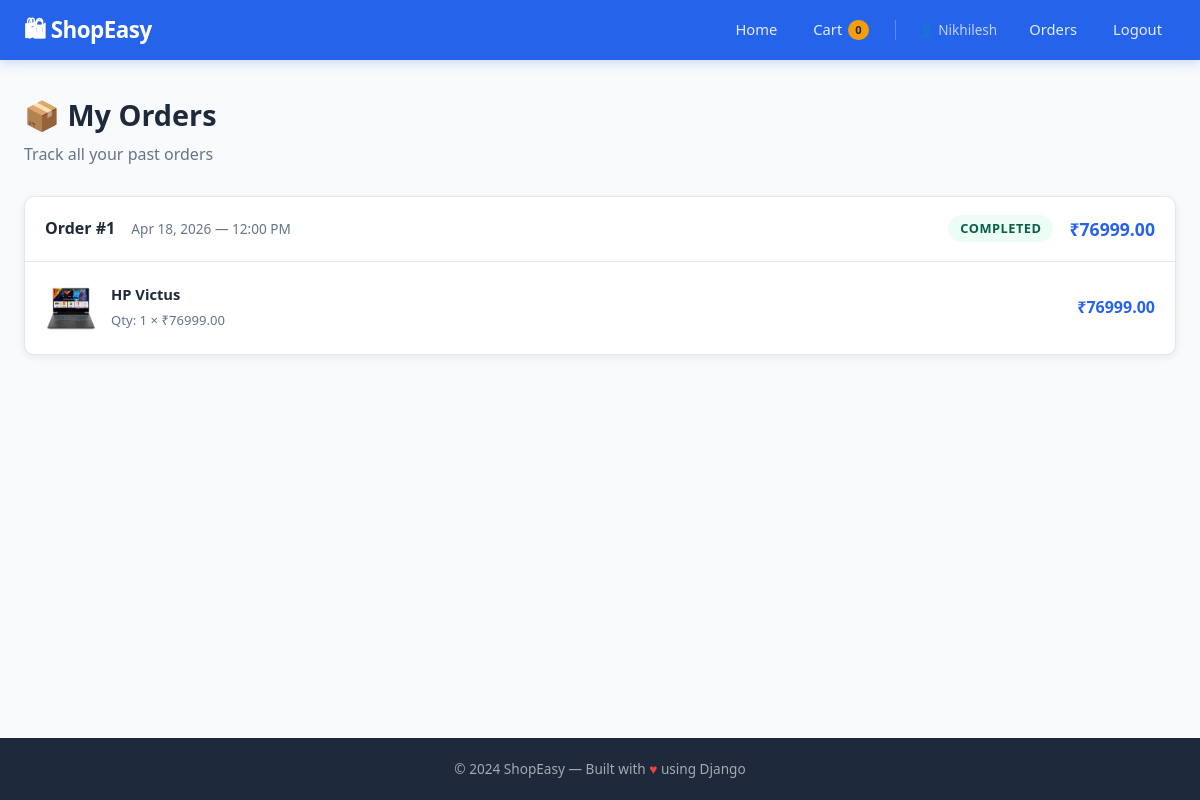
Page /orders/ (signed in) on the committed database.
### store/models.py (models this page shows, shortened)
class Order(models.Model):
    STATUS_CHOICES = [
        ('pending', 'Pending'),
        ('completed', 'Completed'),
        ('cancelled', 'Cancelled'),
    ]
    user = models.ForeignKey(User, on_delete=models.CASCADE)
    created_at = models.DateTimeField(auto_now_add=True)
    status = models.CharField(max_length=20, choices=STATUS_CHOICES, default='pending')
    total_price = models.DecimalField(max_digits=10, decimal_places=2, default=0)

class OrderItem(models.Model):
    order = models.ForeignKey(Order, related_name='items', on_delete=models.CASCADE)
    product = models.ForeignKey(Product, on_delete=models.CASCADE)
    quantity = models.IntegerField(default=1)
    price = models.DecimalField(max_digits=10, decimal_places=2)
    def get_total_price(self):
        return self.price * self.quantity

class Product(models.Model):
    name = models.CharField(max_length=200)
    description = models.TextField()
    price = models.DecimalField(max_digits=10, decimal_places=2)
    image = models.ImageField(upload_to='products/', blank=True, null=True)
    stock = models.IntegerField(default=10)
    created_at = models.DateTimeField(auto_now_add=True)
    @property
    def image_url(self):
        if self.image:
            return self.image.url
        return f"https://picsum.photos/seed/{self.id}/400/300"

### store/views.py (the view)
# urls.py: path('orders/', views.orders, name='orders'),
@login_required
def orders(request):
    user_orders = Order.objects.filter(user=request.user).order_by('-created_at')
    return render(request, 'store/orders.html', {'orders': user_orders})

### store/context_processors.py (called while the page is built)
def cart_count(request):
    cart = request.session.get('cart', {})
    count = sum(item['quantity'] for item in cart.values())
    return {'cart_count': count}

### store/templates/store/orders.html (shortened to what this page needs)
{% extends 'store/base.html' %}
{% block content %}
<div class="page-header">
    <h1>📦 My Orders</h1>
    <p>Track all your past orders</p>
</div>
{% if orders %}
    {% for order in orders %}
    <div class="order-card card">
        <div class="order-header">
            <div>
                <span class="order-id">Order #{{ order.id }}</span>
                <span class="order-date">{{ order.created_at|date:"M d, Y — g:i A" }}</span>
            </div>
            <div class="order-right">
                <span class="status-badge status-{{ order.status }}">{{ order.get_status_display }}</span>
                <span class="order-total">₹{{ order.total_price }}</span>
            </div>
        </div>
        <div class="order-items">
            {% for item in order.items.all %}
            <div class="order-item">
                <img src="{{ item.product.image_url }}" alt="{{ item.product.name }}">
                <div class="item-details">
                    <strong>{{ item.product.name }}</strong>
                    <span class="item-meta">Qty: {{ item.quantity }} × ₹{{ item.price }}</span>
                </div>
                <span class="item-subtotal">₹{{ item.get_total_price }}</span>
            </div>
            {% endfor %}
        </div>
    </div>
    {% endfor %}
{% endif %}
{% endblock %}

### store/templates/store/base.html (shortened to what this page needs)
<!DOCTYPE html>
<html lang="en">
<head>
    {% load static %}
</head>
<body>
<nav>
    <a href="{% url 'home' %}" class="nav-brand">🛍 ShopEasy</a>
    <div class="nav-links">
        <a href="{% url 'home' %}">Home</a>
        <a href="{% url 'cart' %}" class="cart-badge">
            Cart <span class="badge">{{ cart_count }}</span>
        </a>
        {% if user.is_authenticated %}
            <span class="user-info">👤 {{ user.username }}</span>
            <a href="{% url 'orders' %}">Orders</a>
            <a href="{% url 'logout' %}">Logout</a>
        {% else %}
            <a href="{% url 'login' %}">Login</a>
            <a href="{% url 'register' %}">Register</a>
        {% endif %}
    </div>
</nav>
<main>{% block content %}{% endblock %}</main>
<footer>
    <p>© 2024 ShopEasy — Built with <span>♥</span> using Django</p>
</footer>
</body>
</html>

### store/templates/store/base.html (style rules this page uses)
*, *::before, *::after { box-sizing: border-box; margin: 0; padding: 0; }
:root { --primary: #2563eb; --primary-dark: #1d4ed8; --accent: #f59e0b; --danger: #ef4444; --success: #10b981; --bg: #f8fafc; --surface: #ffffff; --border: #e2e8f0; --text: #1e293b; --text-muted: #64748b; --shadow: 0 2px 8px rgba(0,0,0,0.08); --radius: 10px; }
body { font-family: 'Segoe UI', system-ui, sans-serif; background: var(--bg); color: var(--text); line-height: 1.6; min-height: 100vh; display: flex; flex-direction: column; }
a { color: var(--primary); text-decoration: none; }
img { max-width: 100%; display: block; }
nav { background: var(--primary); color: white; padding: 0 24px; display: flex; align-items: center; justify-content: space-between; height: 60px; box-shadow: 0 2px 12px rgba(37,99,235,0.25); position: sticky; top: 0; z-index: 100; }
.nav-brand { font-size: 1.4rem; font-weight: 700; color: white; letter-spacing: -0.5px; }
.nav-links { display: flex; align-items: center; gap: 8px; }
.nav-links a { color: rgba(255,255,255,0.88); padding: 6px 14px; border-radius: 6px; font-size: 0.92rem; font-weight: 500; transition: background 0.15s; }
.cart-badge { display: inline-flex; align-items: center; gap: 6px; }
.badge { background: var(--accent); color: #1e293b; font-size: 0.7rem; font-weight: 700; padding: 1px 7px; border-radius: 999px; min-width: 20px; text-align: center; }
.user-info { color: rgba(255,255,255,0.7); font-size: 0.85rem; padding: 6px 10px; }
main { flex: 1; max-width: 1200px; margin: 0 auto; padding: 32px 24px; width: 100%; }
.card { background: var(--surface); border: 1px solid var(--border); border-radius: var(--radius); box-shadow: var(--shadow); overflow: hidden; }
.page-header { margin-bottom: 28px; }
.page-header h1 { font-size: 1.8rem; font-weight: 700; color: var(--text); }
.page-header p { color: var(--text-muted); margin-top: 4px; }
footer { background: var(--text); color: rgba(255,255,255,0.6); text-align: center; padding: 20px; font-size: 0.85rem; margin-top: auto; }
footer span { color: #ef4444; }

### store/templates/store/orders.html (style rules this page uses)
.order-card { margin-bottom: 16px; }
.order-header { display: flex; justify-content: space-between; align-items: center; padding: 18px 20px; border-bottom: 1px solid var(--border); flex-wrap: wrap; gap: 10px; }
.order-id { font-weight: 700; font-size: 1rem; margin-right: 12px; }
.order-date { font-size: 0.85rem; color: var(--text-muted); }
.order-right { display: flex; align-items: center; gap: 16px; }
.order-total { font-weight: 700; font-size: 1.1rem; color: var(--primary); }
.status-badge { padding: 3px 12px; border-radius: 999px; font-size: 0.8rem; font-weight: 700; text-transform: uppercase; letter-spacing: 0.5px; }
.status-completed { background: #ecfdf5; color: #065f46; }
.order-items { padding: 12px 20px; display: flex; flex-direction: column; gap: 10px; }
.order-item { display: flex; align-items: center; gap: 14px; padding: 8px 0; }
.order-item img { width: 52px; height: 52px; border-radius: 6px; object-fit: cover; }
.item-details { flex: 1; }
.item-details strong { display: block; font-size: 0.92rem; }
.item-meta { font-size: 0.82rem; color: var(--text-muted); }
.item-subtotal { font-weight: 700; color: var(--primary); }

### rows in the picture
Order: id "1", created_at "Apr 18, 2026 — 12:00 PM", status "COMPLETED", total_price "76999.00"
OrderItem: product.image_url (picture), product.name "HP Victus", quantity "1", price "76999.00", get_total_price "76999.00"

### other values in the picture
{{ cart_count }} "0"
{{ user.username }} "Nikhilesh"
